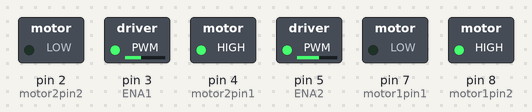
This sketch was run on a simulated Arduino Uno, built with avr-gcc and run on an emulated ATmega328P. Shown: switched loads named in the sketch (green lamp = pin HIGH).

Above: at 0.1 s.
Timing chart, 0 to 1.6 s (numbered marks = the images above):
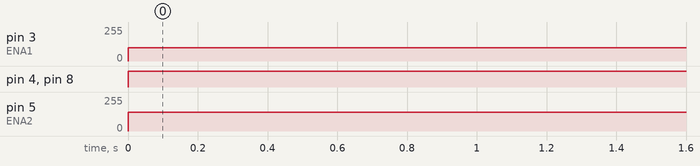

The sketch:

Motor_control.ino
```cpp
int ENA1 = 3;
int motor1pin1 = 7;
int motor1pin2 = 8;
int ENA2 = 5;
int motor2pin1 = 4;
int motor2pin2 = 2;

void setup() {
  // put your setup code here, to run once:
  pinMode(ENA1, OUTPUT);
  pinMode(motor1pin1, OUTPUT);
  pinMode(motor1pin2, OUTPUT);
  pinMode(ENA2, OUTPUT);
  pinMode(motor2pin1, OUTPUT);
  pinMode(motor2pin2, OUTPUT);
}

void loop() {
  // Red tap facing left
  // Right = Out1
  // Left = Out2
  //     ENA -  IN1 - IN2 - Function
  //1.    H      H     H    L
  //2.    H      H     L    H (Clockwise)
  //3.    H      L     H    H (Counter Clockwise)
  //4.    H      L     L    L
//  analogWrite(ENA, 50);

//  digitalWrite(motor1pin1, HIGH);
//  digitalWrite(motor1pin2, HIGH);
//  delay(1000);

//  digitalWrite(motor1pin1, HIGH);
//  digitalWrite(motor1pin2, LOW);
//  delay(1000);

//  digitalWrite(motor1pin1, LOW);
//  digitalWrite(motor1pin2, HIGH);
//  delay(1000);

//  digitalWrite(motor1pin1, LOW);
//  digitalWrite(motor1pin2, LOW);
//  delay(1000);


// EX: 1
  // Forward - Wheel calibrated
  analogWrite(ENA1, 100);  // Right
  analogWrite(ENA2, 140);  // Left
  digitalWrite(motor1pin1, LOW);
  digitalWrite(motor1pin2, HIGH);
  digitalWrite(motor2pin1, HIGH);
  digitalWrite(motor2pin2, LOW);
  delay(1000);
}
```

Measured:
- by itself, pin 3 (ENA1): 0/255 → 100/255 at 0.00 s
- by itself, pin 4 (motor2pin1), pin 8 (motor1pin2): LOW → HIGH at 0.00 s
- by itself, pin 5 (ENA2): 0/255 → 140/255 at 0.00 s
